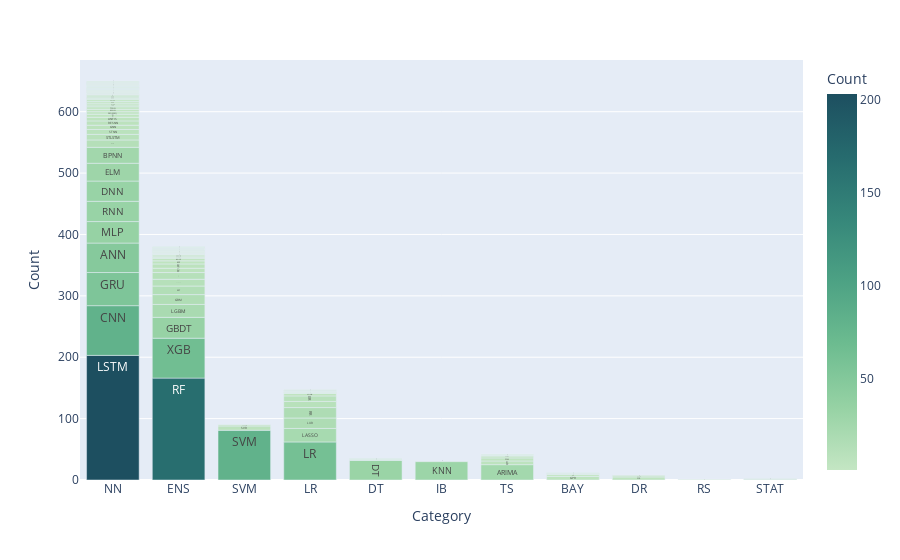

Notebook cell for this chart:
### Markdown cell above
## Air pollution

### Code cell
air_pollution_counts = getTechniqueCount(air_pollution, air_pollution_legend)
plot_data(air_pollution_counts,False, False, 0)

### Figure 1 — Plotly figure (JSON) as saved in the notebook; plotly's stock layout.template omitted (floating-point values rounded to 4 significant figures)
{"data": [{"alignmentgroup": "True", "hovertemplate": "Category=%{x}<br>Count=%{marker.color}<br>Filtered Tag=%{text}<extra></extra>", "legendgroup": "", "marker": {"color": [203, 166, 81, 81, 65, 62, 54, 48, 35, 34, 33, 33, 32, 30, 29, 26, 25, 22, 21, 17, 17, 16, 14, 12, 11, 11, 10, 9, 9, 8, 7, 7, 7, 7, 7, 6, 6, 6, 5, 5, 5, 5, 4, 4, 4, 4, 4, 3, 3, 3, 3, 3, 3, 2, 2, 2, 2, 2, 2, 2, 2, 2, 1, 1, 1, 1, 1, 1, 1, 1, 1, 1, 1, 1, 1, 1, 1, 1, 1, 1, 1, 1, 1, 1, 1, 1, 1, 1, 1, 1, 1, 1, 1, 1, 1, 1, 1, 1, 1, 1, 1, 1, 1, 1, 1, 1, 1, 1, 1, 1, 1, 1, 1, 1, 1, 1, 1], "coloraxis": "coloraxis", "pattern": {"shape": ""}}, "name": "", "offsetgroup": "", "orientation": "v", "showlegend": false, "text": ["LSTM", "RF", "CNN", "SVM", "XGB", "LR", "GRU", "ANN", "MLP", "GBDT", "RNN", "DNN", "DT", "KNN", "ELM", "BPNN", "ARIMA", "LASSO", "LGBM", "LUR", "RR", "GBM", "ERT", "GCN", "STACK", "AB", "GAM", "ER", "STLSTM", "STNN", "GNN", "RESNN", "CB", "DF", "SVR", "ANFIS", "AR", "GPR", "PCR", "EN", "PFM", "BDT", "SEQ2SEQ", "LOGR", "ESNN", "TCNN", "BODT", "TNN", "NB", "DCNN", "BNN", "RBFNN", "ARMA", "WNN", "LSSVM", "DBN", "PLSR", "STERT", "GBELM", "GAN", "AE", "ABELM", "XGBLR", "STXGB", "ADR", "SSKNN", "SSD", "CRS", "STRF", "ABBPNN", "STDT", "REPT", "M5P", "MIDA", "BR", "BMA", "BN", "BDNN", "ARC", "HGB", "RFR", "STLGBM", "STGBDT", "BADT", "BRT", "RSS", "MARS", "KRLS", "MSANN", "SADNN", "MGC", "GLSTM", "FCL", "VOL", "AEI", "DAE", "QRNN", "GRNN", "FNN", "STBPNN", "STDA", "TDGTN", "STT", "STOC", "STSVM", "STMLP", "STELM", "STGRU", "STI", "SOM", "VAE", "CUB", "DCP", "RSM", "GARCH", "MA", "VAR"], "textposition": "inside", "type": "bar", "x": ["NN", "ENS", "NN", "SVM", "ENS", "LR", "NN", "NN", "NN", "ENS", "NN", "NN", "DT", "IB", "NN", "NN", "TS", "LR", "ENS", "LR", "LR", "ENS", "ENS", "NN", "ENS", "ENS", "LR", "LR", "NN", "NN", "NN", "NN", "ENS", "ENS", "SVM", "NN", "TS", "BAY", "DR", "NN", "TS", "ENS", "NN", "LR", "NN", "NN", "ENS", "NN", "BAY", "NN", "NN", "NN", "TS", "NN", "SVM", "NN", "DR", "ENS", "ENS", "NN", "NN", "ENS", "ENS", "ENS", "LR", "IB", "ENS", "LR", "ENS", "ENS", "DT", "DT", "DT", "DR", "BAY", "BAY", "BAY", "ENS", "ENS", "ENS", "ENS", "ENS", "ENS", "ENS", "ENS", "LR", "LR", "LR", "NN", "NN", "NN", "NN", "NN", "LR", "NN", "NN", "NN", "NN", "NN", "NN", "NN", "NN", "NN", "NN", "NN", "NN", "NN", "NN", "NN", "NN", "NN", "RS", "STAT", "STAT", "TS", "TS", "TS"], "xaxis": "x", "y": [203, 166, 81, 81, 65, 62, 54, 48, 35, 34, 33, 33, 32, 30, 29, 26, 25, 22, 21, 17, 17, 16, 14, 12, 11, 11, 10, 9, 9, 8, 7, 7, 7, 7, 7, 6, 6, 6, 5, 5, 5, 5, 4, 4, 4, 4, 4, 3, 3, 3, 3, 3, 3, 2, 2, 2, 2, 2, 2, 2, 2, 2, 1, 1, 1, 1, 1, 1, 1, 1, 1, 1, 1, 1, 1, 1, 1, 1, 1, 1, 1, 1, 1, 1, 1, 1, 1, 1, 1, 1, 1, 1, 1, 1, 1, 1, 1, 1, 1, 1, 1, 1, 1, 1, 1, 1, 1, 1, 1, 1, 1, 1, 1, 1, 1, 1, 1], "yaxis": "y"}], "layout": {"barmode": "relative", "coloraxis": {"colorbar": {"title": {"text": "Count"}}, "colorscale": [[0, "rgb(196, 230, 195)"], [0.1667, "rgb(150, 210, 164)"], [0.3333, "rgb(109, 188, 144)"], [0.5, "rgb(77, 162, 132)"], [0.6667, "rgb(54, 135, 122)"], [0.8333, "rgb(38, 107, 110)"], [1, "rgb(29, 79, 96)"]]}, "legend": {"tracegroupgap": 0}, "margin": {"t": 60}, "xaxis": {"anchor": "y", "domain": [0, 1], "title": {"text": "Category"}}, "yaxis": {"anchor": "x", "domain": [0, 1], "title": {"text": "Count"}}}}
